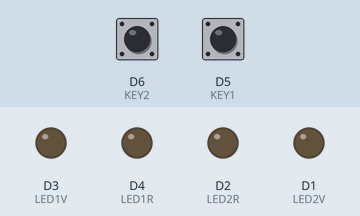
Recording of a sketch running on a simulated ESP8266 (NodeMCU). Shown: output pins drawn as LEDs (lit = HIGH). Inputs (shaded band) come from the test bench; at power-on: D6 (KEY2) HIGH, D5 (KEY1) HIGH. WiFi joins after 1.5 s; servers stay silent unless stated; uploads are accepted with an empty reply; what the sketch prints to the serial monitor is not drawn.

Above: at 0.0 s.
At 4.7 s:
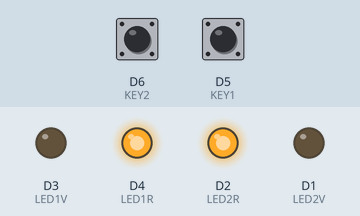
4.8 s: D6 (KEY2) pulled LOW for 0.15 s
At 10.5 s:
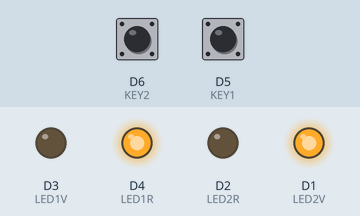
Timing chart, 0 to 12.0 s (numbered marks = the images above; inputs shaded):
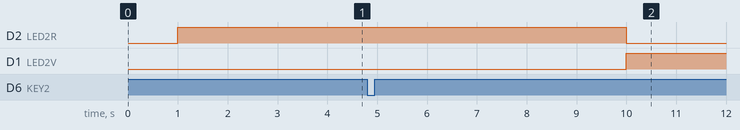

The sketch:

hackathon.ino
```cpp
#include <ESP8266WiFi.h>
#include <WiFiClient.h>
#include <ESP8266WebServer.h>
#include <ESP8266HTTPClient.h>

#define KEY1 D5
#define KEY2 D6

#define LED1R D4
#define LED1V D3

#define LED2R D2
#define LED2V D1

const char *ssid = "HackathonUSP 2018.1";  //ENTER YOUR WIFI SETTINGS
const char *password = "ExcelIsNotDataScience";
const char *host = "67.205.137.236";

bool K1_old = false, K2_old = false;

void setup() {
  delay(1000);
  pinMode(KEY1, INPUT_PULLUP);
  pinMode(KEY2, INPUT_PULLUP);
  pinMode(LED1R, OUTPUT);
  pinMode(LED1V, OUTPUT);
  pinMode(LED2R, OUTPUT);
  pinMode(LED2V, OUTPUT);
  digitalWrite(LED2V, LOW);
  digitalWrite(LED2R, HIGH);
  digitalWrite(LED1V, LOW);
  digitalWrite(LED1R, HIGH);
  Serial.begin(115200);
  WiFi.mode(WIFI_OFF);        //Prevents reconnection issue (taking too long to connect)
  delay(1000);
  WiFi.mode(WIFI_STA);        //This line hides the viewing of ESP as wifi hotspot
  WiFi.begin(ssid, password);     //Connect to your WiFi router
  Serial.println();
  Serial.print("Connecting");
  // Wait for connection
  while (WiFi.status() != WL_CONNECTED) {
    delay(500);
    Serial.print(".");
  }

  //If connection successful show IP address in serial monitor
  Serial.println("");
  Serial.print("Connected to ");
  Serial.println(ssid);
  Serial.print("IP address: ");
  Serial.println(WiFi.localIP());  //IP address assigned to your ESP
}

void loop() {
  HTTPClient http;    //Declare object of class HTTPClient
  String ADCData, station, postData;

  boolean K1 = !digitalRead(KEY1);
  boolean K2 = !digitalRead(KEY2);

  if(K1 != K1_old || K2!= K2_old) {


    if(K1 != K1_old ) {
      if(K1) {
        postData = "{\"free\":false,\"id\":1}";
        digitalWrite(LED1V, LOW);
        digitalWrite(LED1R, HIGH);
      }
      else {
        postData = "{\"free\":true,\"id\":1}";
        digitalWrite(LED1V, HIGH);
        digitalWrite(LED1R, LOW);
      }
    }
    if(K2 != K2_old ) {
       if(K2) {
        postData = "{\"free\":false,\"id\":2}";
        digitalWrite(LED2V, LOW);
        digitalWrite(LED2R, HIGH);
       }
      else {
        postData = "{\"free\":true,\"id\":2}";
         digitalWrite(LED2V, HIGH);
        digitalWrite(LED2R, LOW);
      }
    }

    K1_old = K1;
    K2_old = K2;

    Serial.println(postData);

    //postData = "id=" + clicked + "&free" ;

    http.begin("http://67.205.137.236:80/study");                                //Specify request destination
    http.addHeader("Content-Type", "application/json");    //Specify content-type header
    http.addHeader("Content-Type", "Accept: application/json");
    int httpCode = http.POST(postData);   //Send the request
    String payload = http.getString();    //Get the response payload

    Serial.println(httpCode);   //Print HTTP return code
    Serial.println(payload);    //Print request response payload

    http.end();  //Close connection

    delay(5000);  //Post Data at every 5 seconds
  }
}
//=================================================
```

Measured:
- after the input at 4.8 s, D2 (LED2R): HIGH → LOW after 5.2 s; D1 (LED2V): LOW → HIGH after 5.2 s
